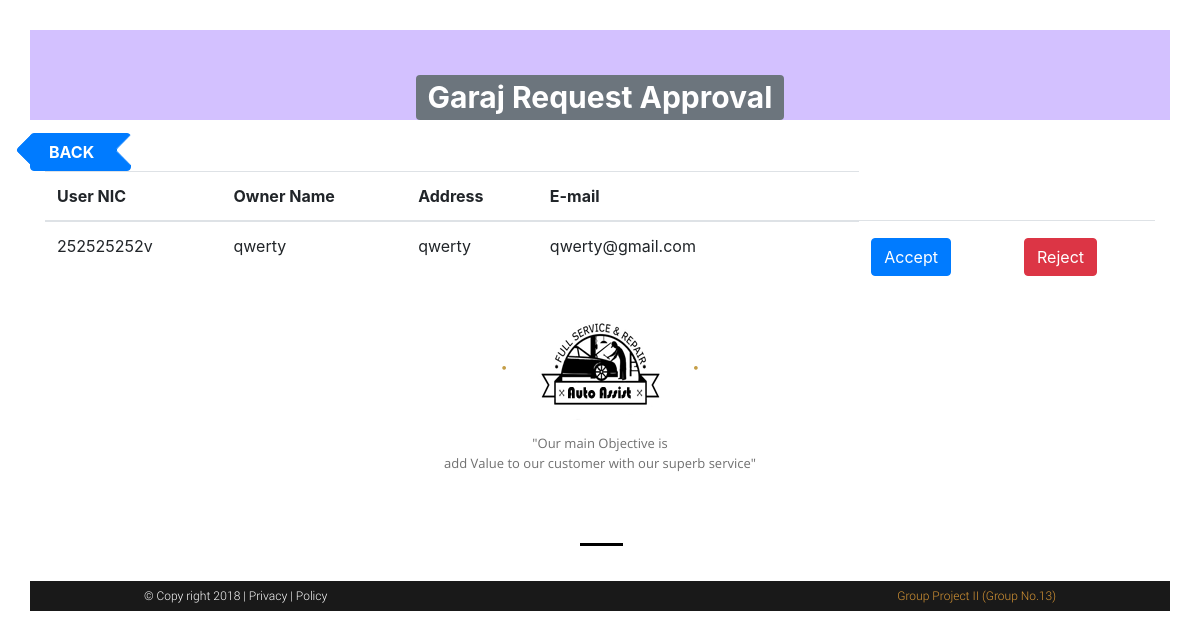
The page /garaj_approval.php on the database its author committed.
### tables this page shows
CREATE TABLE `detail` (
  `id` int(11) NOT NULL,
  `nic` varchar(30) NOT NULL,
  `name` varchar(75) NOT NULL,
  `address` varchar(100) NOT NULL,
  `email` varchar(50) NOT NULL
);

### garaj_approval.php (the view, shortened to what this page needs)
<!DOCTYPE html>
<html>
    <head>
        <link rel="stylesheet" type="text/css" href="style/slider.css">
        <link rel="stylesheet" type="text/css" href="style/mystyle.css">
        <link rel="stylesheet" type="text/css" href="style/contactstyle.css">
        <link rel="stylesheet" href="https://stackpath.bootstrapcdn.com/bootstrap/4.1.3/css/bootstrap.min.css">
    </head>
    <body>
<div class="panel panel-default text-center">
                            <div class="panel-body" style="background-color:#d3c1ff;">
                                <p contenteditable="true">
                                     <h1 align='center'><span class="badge badge-secondary">Garaj Request Approval</span></h1>
                            </div>
                        </div>
<a href="admin.php"><button type="button" class="btn btn-primary btn-arrow-left"><b>BACK</b></button></a>
            <?php
            $username = "root";
            $password = "";
            $hostname = "localhost";
            $db = "autoassit";
            $conn = mysqli_connect($hostname, $username, $password, $db)
                    or die("Unable to connect to MySQL");
         $result = mysqli_query($conn, "SELECT * FROM `detail` INNER JOIN user on detail.nic=user.user_id WHERE (active=0 AND detail.nic in (SELECT nic FROM section WHERE section.section='Garaj')) OR (active=1 AND detail.nic in (SELECT nic FROM section WHERE section.section='Garaj' AND section.acceptorreject='0'))");
            echo'<div class="container">';
            echo'<table class="table">';
            echo' <thead>';
            echo'  <tr>';
            echo'  <th>User NIC</th>';
            echo'  <th>Owner Name</th>';
            echo'   <th>Address</th>';
            echo'   <th>E-mail</th>';
            echo'  <th></th>';
            echo'  <th></th>';
            echo'</tr>';
            echo'</thead>';
            echo' <tbody>';
            while ($row = mysqli_fetch_array($result)) {
                echo'  <tr>';
                echo '<form action="garaj_acept_reject.php"method="post">';
                echo"    <td>$row[nic]</td><td>$row[name]</td><td>$row[address]</td><td>$row[email]</td>";
                echo "<td><input type=\"hidden\" name=\"nic\" value=$row[nic]></td>";
                echo "<td><input type=\"hidden\" name=\"email\" value=$row[email]></td>";
                echo "<td><input type=\"submit\" class=\"btn btn-primary btn-flat\" name=\"action\" value=\"Accept\"></td>";
                echo "<td><input type=\"submit\" class=\"btn btn-danger\" name=\"action\" value=\"Reject\"></td>";
                echo' </tr> ';
            }
            echo' </tbody>';
            echo' </table>';
            echo'</div>';
            ?>
<div class="bottommenu">
    <div class="bottomlogo">
        <span class="dotlogo">&bullet;</span><img src="image/logo1.png" alt="logo1"><span class="dotlogo">&bullet;</span>
    </div>
    <p>"Our main Objective is<br>
        add Value to our customer with our superb service"</p>
    <img src="image/line.png" alt="line"> <br>
    <div class="footer">
        <div class="copyright">
            &copy; Copy right 2018 | <a href="#">Privacy </a>| <a href="#">Policy</a>
        </div>
        <div class="atisda">
            <a href="#">Group Project II (Group No.13) </a>
        </div>
    </div>
</div>
</body>
</html>

### style/mystyle.css (style rules this page uses)
.bottommenu { position: relative; top:60px; }
.bottomlogo { text-align: center; }
.dotlogo { font-size: 12px; color: #C59E47; padding-right: 78px; padding-left: 78px; }
.bottommenu>p { text-align: center; font-family: "OpenSans Regular"; font-size: 13px; color: #707070; padding-top: 05px; }
.bottommenu>img { padding-left:50%; margin-left: -20px; margin-bottom: 35px; margin-top: 54px; }
@media screen and (min-width: 481px) and (max-width: 1200px) { .dotlogo { padding-right: 30px; padding-left: 30px; } }
@media screen and (min-width: 481px) and (max-width: 1200px) { .bottommenu { top:0px; } }
.footer { background-color: #191919; color: #fff; font-family: "Roboto Light"; font-size: 12px; width: 100%; height: 30px; }
.copyright { float:left; padding-left: 10%; padding-top: 5px; }
.atisda { float: right; padding-right: 10%; padding-top: 5px; text-decoration: none; }
.copyright>a { color: #fff; border: 0px; }
.atisda>a { color: #d99735; border: 0px; }

### garaj_approval.php (style rules this page uses)
body { padding: 30px; }
.btn { margin-top: 5px; }
.btn-arrow-right, .btn-arrow-left { position: relative; padding-left: 18px; padding-right: 18px; }
.btn-arrow-left { padding-right: 36px; }
.btn-arrow-right:before, .btn-arrow-right:after, .btn-arrow-left:before, .btn-arrow-left:after { content: ""; position: absolute; top: 5px; width: 22px; height: 22px; background: inherit; border: inherit; border-left-color: transparent; border-bottom-color: transparent; border-radius: 0px 4px 0px 0px; -webkit-border-radius: 0px 4px 0px 0px; -moz-border-radius: 0px 4px 0px 0px; }
.btn-arrow-left:before, .btn-arrow-left:after { transform: rotate(225deg); -webkit-transform: rotate(225deg); -moz-transform: rotate(225deg); -o-transform: rotate(225deg); -ms-transform: rotate(225deg); }
.btn-arrow-right:before, .btn-arrow-left:before { left: -11px; }
.btn-arrow-right:after, .btn-arrow-left:after { right: -11px; }
.btn-arrow-right:after, .btn-arrow-left:before { z-index: 1; }
.btn-arrow-right:before, .btn-arrow-left:after { background-color: white; }

### rows shown on the page
detail: nic "252525252v", name "qwerty", address "qwerty", email "qwerty@gmail.com"
